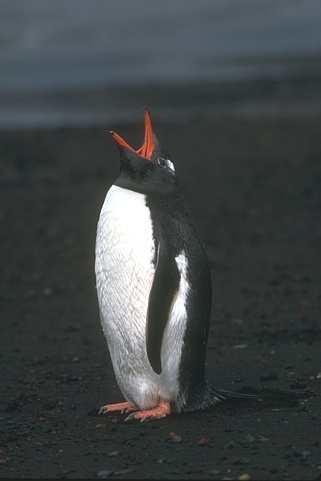
#> input picture assignment/Medium/panguan.jpg, 321 x 481 px
$ jupyter execute --allow-errors 5.ipynb
#> lines starting #> are read from the running program, lines starting #| are printed output that depends on the picture; after the words box and inside, x2 and y2 are one past the last pixel; in counts of white or black regions, pixels touching at a corner belong together
 5-برایتصاویر حاصل از قسمت قبل، 5 ویژگی قابل توجه به طور دلخواه استخراج کنید.

[cell 1]
import cv2
import numpy as np
from matplotlib import pyplot as plt

[cell 2]
# Load the image

files = [
    'assignment/Medium/panguan.jpg',
    'assignment/Medium/star.jpg',
    'assignment/Medium/horse.jpg',
    'assignment/Medium/man.jpg',
    'assignment/Medium/spider.jpg',

    'assignment/Hard/boat.jpg',
    'assignment/Hard/goat.jpg',
    'assignment/Hard/paris.jpg',
    'assignment/Hard/snake.jpg',
    'assignment/Hard/taj.jpg',

    'assignment/Easy/car.jpg',
    'assignment/Easy/horse.jpg',
    'assignment/Easy/church.jpg',
    'assignment/Easy/pyrmid.jpg',
    'assignment/Easy/flower.jpg'
]

images = []
for file in files:
    image = cv2.imread(file)
#> image is the input picture: shape (481, 321, 3); mean B, G, R 71.2, 70.4, 65.3
    images.append(image)
#> pass 2 of the loop `for file in files:`:
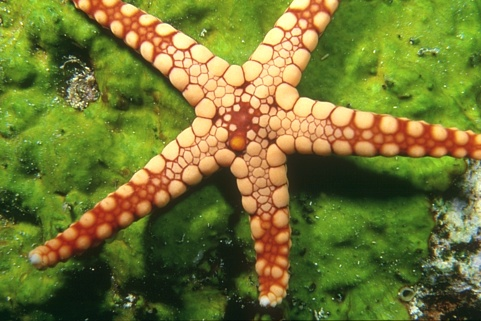
#> input picture assignment/Medium/star.jpg, 481 x 321 px
#> image is the input picture: shape (321, 481, 3); mean B, G, R 50.3, 118.7, 114.1
#> pass 3 of the loop `for file in files:`:
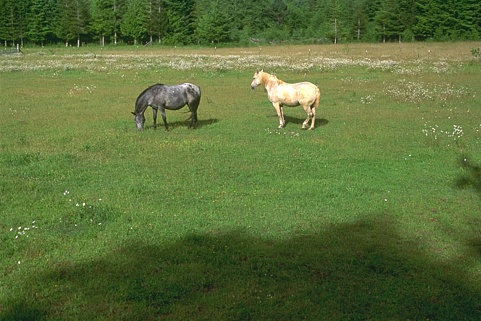
#> input picture assignment/Medium/horse.jpg, 481 x 321 px
#> image is the input picture: shape (321, 481, 3); mean B, G, R 57.8, 111.2, 92
#> the loop made 15 passes; the first 3 are shown

[cell 3]
rgb_images = []
#> rgb_images = []

#> (the rest of this cell did not finish here and is left out)

### Method #1: Grayscale Pixel Values as Features

[cell 4]
gray_images = []
for file in files:
    gray = cv2.imread(file, cv2.IMREAD_GRAYSCALE)
#> gray: shape (481, 321); min 23, max 255, mean 69
    gray_images.append(gray)
#> pass 2 of the loop `for file in files:`:
#> `gray = cv2.imread(file, cv2.IMREAD_GRAYSCALE)`:
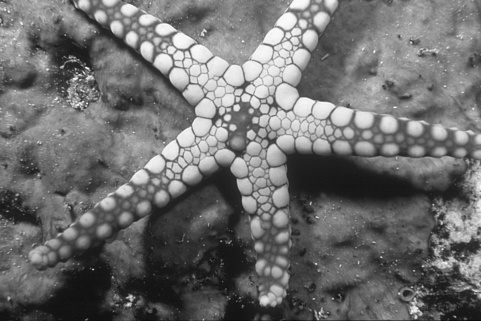
#> gray: shape (321, 481); min 10, max 254, mean 109.6
#> pass 3 of the loop `for file in files:`:
#> `gray = cv2.imread(file, cv2.IMREAD_GRAYSCALE)`:
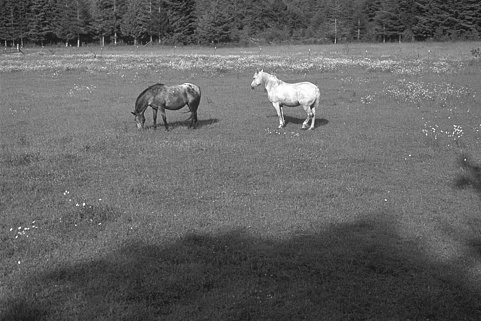
#> gray: shape (321, 481); min 13, max 255, mean 99.4
#> the loop made 15 passes; the first 3 are shown

# gray.shape # (321, 481)

[cell 5]
features_of_images = []
#> features_of_images = []

#> (the rest of this cell did not finish here and is left out)

### Method #2: Mean Pixel Value of Channels

[cell 6]
# create a matrix of mean of all 3 channel of colored image
mean_matrix_images = []

#> (the rest of this cell did not finish here and is left out)

### Method #3: Extracting Edge Features

[cell 7]
canny_edges = []

#> (the rest of this cell did not finish here and is left out)

[cell 8]
figure, axis = plt.subplots(nrows=len(images), ncols=1, figsize=(12, 4*len(images)))

#> (the rest of this cell did not finish here and is left out)

### Method #4: Histogram

[cell 9]
hists = []
colors = ('b', 'g', 'r')

figure, axis = plt.subplots(nrows=len(images), ncols=1, figsize=(4, 30))


#> (the rest of this cell did not finish here and is left out)

### Method 5: Chain Code

[cell 10]
def draw(image, title = "Original Grayscale Image"):
    # Display original grayscale image
    plt.imshow(image, cmap='gray')
    plt.title(title)
    plt.axis('off')
    plt.show()

[cell 11]
# Apply simple thresholding
binary_images = []

for gray_image in gray_images:
    _, binary_image = cv2.threshold(gray_image, 0, 255, cv2.THRESH_OTSU)
    binary_images.append(binary_image)
#> this loop made 15 passes
#> pass 1, `_, binary_image = cv2.threshold(gray_image, 0, 255, cv2.THRESH_OTSU)`:
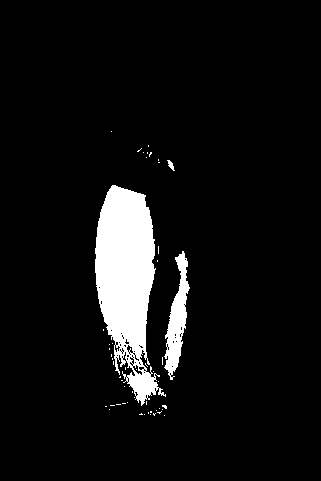
#> binary_image: shape (481, 321); 6.9% white; 51 white regions (48 under 20 px), largest, box (x1, y1, x2, y2) and area: (95, 185, 166, 406) 8941, (164, 251, 190, 380) 1494, (167, 160, 175, 171) 40
#> pass 2, `_, binary_image = cv2.threshold(gray_image, 0, 255, cv2.THRESH_OTSU)`:
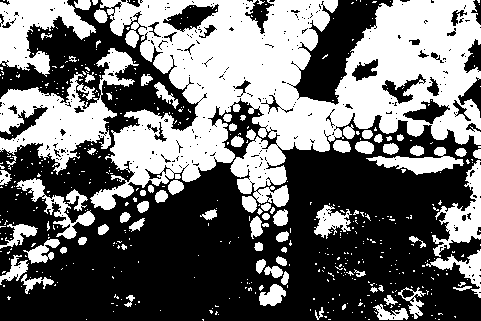
#> binary_image: shape (321, 481); 43.3% white; 532 white regions (451 under 20 px), largest, box (x1, y1, x2, y2) and area: (90, 0, 481, 210) 42540, (0, 48, 139, 175) 6380, (0, 0, 96, 77) 3544
#> pass 3, `_, binary_image = cv2.threshold(gray_image, 0, 255, cv2.THRESH_OTSU)`:
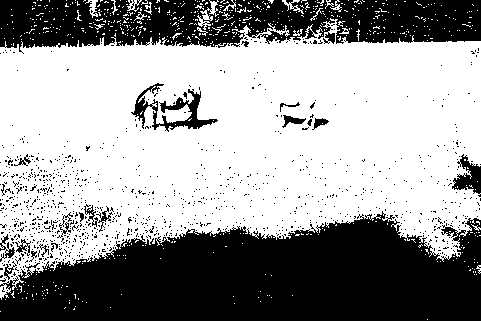
#> binary_image: shape (321, 481); 60.4% white; 1035 black regions (1015 under 20 px), largest, box (x1, y1, x2, y2) and area: (0, 211, 481, 321) 37981, (0, 0, 481, 54) 18051, (131, 83, 218, 132) 1182
